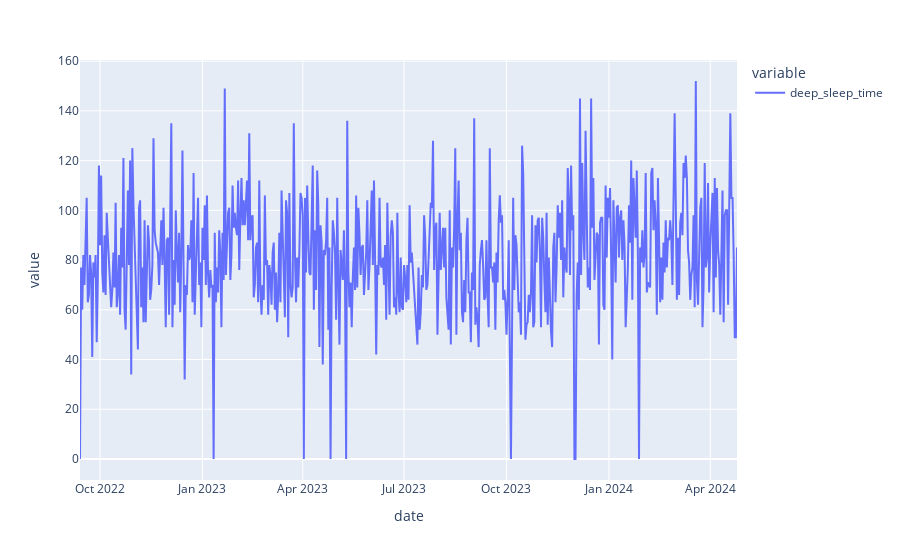

Here is the notebook cell this chart was saved with:
### Markdown cell above
Rolling Statistics Imputation: Need to clean 0 values as "missing" values as moving average (test with windows of 7 and 30)

### Code cell
px.line(df_sleep['deep_sleep_time'])

### Figure 1 — Plotly figure (JSON) as saved in the notebook; plotly's stock layout.template omitted (floating-point values rounded to 4 significant figures; data arrays with more than 128 entries replaced by an {"elided": "..."} marker saying what was removed)
{"data": [{"hovertemplate": "variable=deep_sleep_time<br>date=%{x}<br>value=%{y}<extra></extra>", "legendgroup": "deep_sleep_time", "line": {"color": "#636efa", "dash": "solid"}, "marker": {"symbol": "circle"}, "mode": "lines", "name": "deep_sleep_time", "orientation": "v", "showlegend": true, "type": "scatter", "x": {"elided": "586 str values"}, "xaxis": "x", "y": {"elided": "586 int values"}, "yaxis": "y"}], "layout": {"legend": {"title": {"text": "variable"}, "tracegroupgap": 0}, "margin": {"t": 60}, "xaxis": {"anchor": "y", "domain": [0, 1], "title": {"text": "date"}}, "yaxis": {"anchor": "x", "domain": [0, 1], "title": {"text": "value"}}}}
